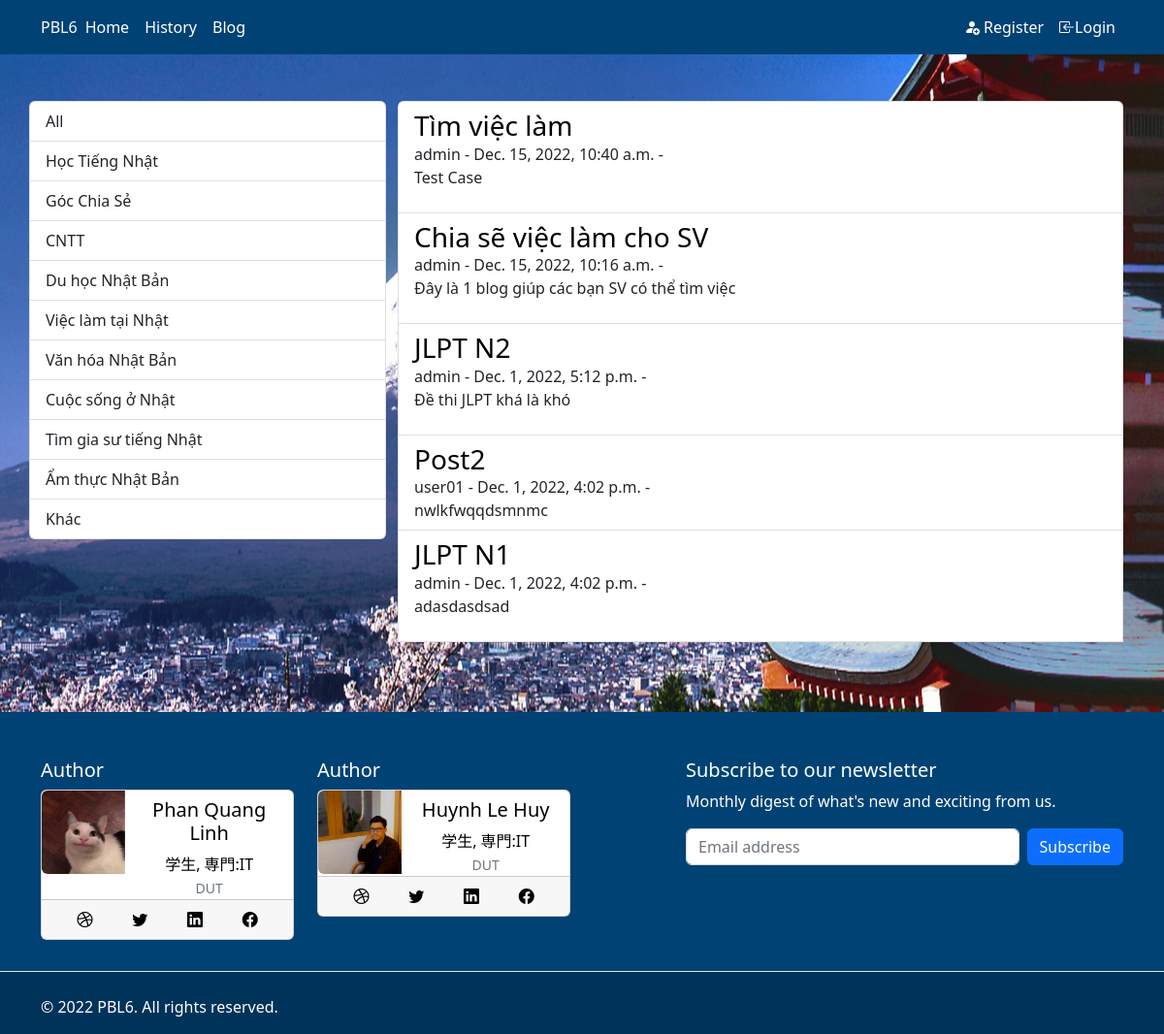
Screenshot of /blog/ with the database file from the repository.
### frontend/models.py (models this page shows, shortened)
class Category(models.Model):
    name = models.CharField(max_length=255)
    def __str__(self) :
        return self.name

class Post(models.Model):
    title = models.CharField(max_length=255)
    author = models.ForeignKey(User,
                             on_delete=models.CASCADE, related_name='posts')
    body = RichTextField(blank=True, null=True)
    date = models.DateTimeField(auto_now_add=True)
    category = models.CharField(max_length=255, default='')
    likes = models.ManyToManyField(User, related_name='blog_posts')

### frontend/views.py (the view)
# urls.py: path('blog/', PostListView.as_view(), name='blog'),
class PostListView(ListView):
    model = Post
    template_name = "blog.html"
    context_object_name = "Posts"
    ordering = ['-date']
    paginate_by = 10
    def get_context_data(self, *arg, **kwargs):
        cat_menu = Category.objects.all()
        context = super(PostListView, self).get_context_data(*arg, **kwargs)
        context['cat_menu'] = cat_menu
        return context

### frontend/templates/blog.html (shortened to what this page needs)
{% extends "base.html" %}
{% block content%}
<div class="container my-5">
<div class="row">
<div class="list-group col-4">
    <a class="list-group-item" href="{% url 'blog'  %}">All</a>
{% for item in cat_menu %}
    <a class="list-group-item" href="{% url 'category' item %}">{{item}}</a>
{% endfor %}
</div>
<div class="list-group col-8">
{% for post in Posts %}
    <li class="list-group-item">
        <a href="{% url 'post' post.pk %}" class="text-decoration-none h3 text-black"> {{post.title}}</a>
        <br/>
        {{post.author}} - {{post.date}} -
    {{post.body|slice:":200"|safe}}</li>
{% endfor %}
<br>
</div>
</div>
</div>
{% endblock  %}

### rows the page displays
Category: name "Học Tiếng Nhật"
Category: name "Góc Chia Sẻ"
Category: name "CNTT"
Category: name "Du học Nhật Bản"
Category: name "Việc làm tại Nhật"
Category: name "Văn hóa Nhật Bản"
Category: name "Cuộc sống ở Nhật"
Category: name "Tìm gia sư tiếng Nhật"
Category: name "Ẩm thực Nhật Bản"
Category: name "Khác"
Post: title "Tìm việc làm", author "admin", date "Dec. 15, 2022, 10:40 a.m.", body "Test Case"
Post: title "Chia sẽ việc làm cho SV", author "admin", date "Dec. 15, 2022, 10:16 a.m.", body "Đây là 1 blog giúp các bạn SV có thể tìm việc"
Post: title "JLPT N2", author "admin", date "Dec. 1, 2022, 5:12 p.m.", body "Đề thi JLPT khá là khó"
Post: title "Post2", author "user01", date "Dec. 1, 2022, 4:02 p.m.", body "nwlkfwqqdsmnmc"
Post: title "JLPT N1", author "admin", date "Dec. 1, 2022, 4:02 p.m.", body "adasdasdsad"
